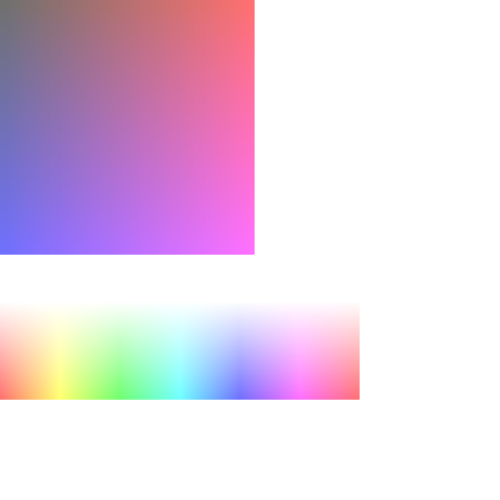
Frame 1 (no input)
Frame 2 (the mouse pressed at the canvas centre, redrawn once): identical to frame 1, image omitted

The p5.js sketch that drew this single still picture (run headless with seeded random() and noise() and a simulated clock; the mouse was pressed at the canvas centre and the sketch redrawn once):

// p5.js sketch
// ── sketch.js
/////////////////////////////////////
// COURSERA GRAPHICS PROGRAMMING
/////////////////////////////////////
function setup() {
    createCanvas(500, 500);

    // RGB red 255, green 255, blue 255
    /*colorMode(RGB);

    for (var i = 0; i < 255; i++) {
        for (var j = 0; j < 255; j++) {
            stroke(i, j, 0);
            point(i, j);
        }
    }

    translate(0, 300);

    //HSB hue 360, saturation 100, brightness 100, alpha 1
    colorMode(HSB);

    for (var i = 0; i < 360; i++) {
        for (var j = 0; j < 100; j++) {
            stroke(i, j, 100);
            point(i, j);
        }
    }*/

    colorMode(RGB);
    
    for(var i=0; i<255; i++)
    {
      for(var j=0; j<255; j++)
      {
        stroke(i,0,j);
        point(i,j)
      }
    }
    
    colorMode(HSB);
    
    translate(0, 300)
    for(var i=0; i<360; i++)
    {
      for(var j=0; j<100; j++)
      {
        stroke(i,j,100)
        //stroke(i,100,j);
        point(i,j);
      }
    }
    
    
    noLoop();
}
/////////////////////////////////////////////
function draw() {
    //do nothing
    console.log(mouseX)
}
